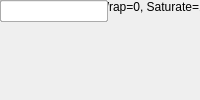
<?xml version="1.0" encoding="UTF-8"?>
<ui version="4.0">
 <class>MainWindow</class>
 <widget class="QMainWindow" name="MainWindow">
  <property name="windowTitle"><string>Bus Negate</string></property>
  <widget class="QWidget" name="centralwidget">
   <!-- NOTE: this is a simplified structural mirror of the generated
        <module>_ui.py, not a full round-trip Designer file. Regenerate
        both from the same spec if you need to edit layout by hand. -->
       <widget class="QLabel" name="label_n_bits_in">
     <property name="text"><string>input bit widths</string></property>
    </widget>
       <widget class="QLineEdit" name="n_bits_in"/>
       <widget class="QLabel" name="label_bin_pt_in">
     <property name="text"><string>input binary points</string></property>
    </widget>
       <widget class="QLineEdit" name="bin_pt_in"/>
       <widget class="QLabel" name="label_cmplx">
     <property name="text"><string>input complex</string></property>
    </widget>
       <widget class="QCheckBox" name="cmplx"/>
       <widget class="QLabel" name="label_misc">
     <property name="text"><string>misc support</string></property>
    </widget>
       <widget class="QCheckBox" name="misc"/>
       <widget class="QLabel" name="label_floating_point">
     <property name="text"><string>floating point</string></property>
    </widget>
       <widget class="QCheckBox" name="floating_point"/>
       <widget class="QLabel" name="label_float_type">
     <property name="text"><string>float type</string></property>
    </widget>
       <widget class="QComboBox" name="float_type">
     <item><property name="text"><string>single</string></property></item>
     <item><property name="text"><string>custom</string></property></item>
    </widget>
       <widget class="QLabel" name="label_exp_width">
     <property name="text"><string>exponent width</string></property>
    </widget>
       <widget class="QLineEdit" name="exp_width"/>
       <widget class="QLabel" name="label_frac_width">
     <property name="text"><string>fraction width</string></property>
    </widget>
       <widget class="QLineEdit" name="frac_width"/>
       <widget class="QLabel" name="label_n_vectors">
     <property name="text"><string>n_vectors</string></property>
    </widget>
       <widget class="QLineEdit" name="n_vectors"/>
       <widget class="QLabel" name="label_overflow">
     <property name="text"><string>overflow strategy (Wrap=0, Saturate=1, Flag as error=2)</string></property>
    </widget>
       <widget class="QLineEdit" name="overflow"/>
       <widget class="QLabel" name="label_csp_latency">
     <property name="text"><string>latency</string></property>
    </widget>
       <widget class="QLineEdit" name="csp_latency"/>
  </widget>
 </widget>
 <resources/>
 <connections/>
</ui>
